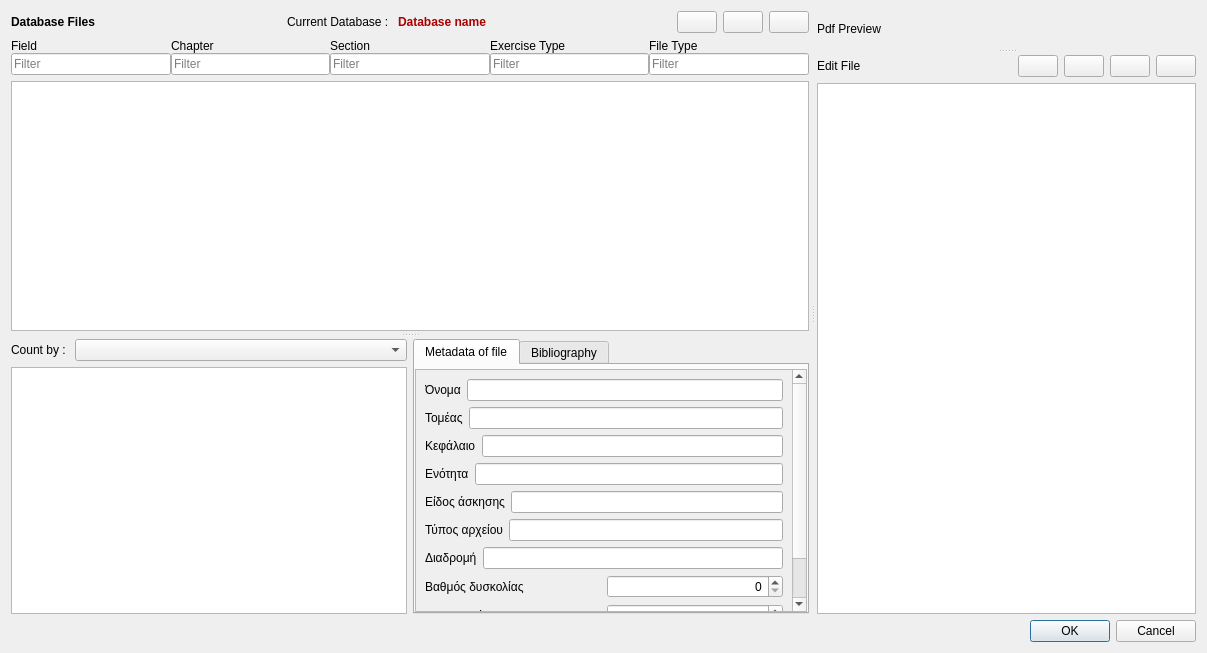
<?xml version="1.0" encoding="UTF-8"?>
<ui version="4.0">
 <class>EditDataBaseFiles</class>
 <widget class="QDialog" name="EditDataBaseFiles">
  <property name="geometry">
   <rect>
    <x>0</x>
    <y>0</y>
    <width>1207</width>
    <height>653</height>
   </rect>
  </property>
  <property name="windowTitle">
   <string>Database files</string>
  </property>
  <property name="windowIcon">
   <iconset resource="../../images.qrc">
    <normaloff>:/images-ng/database-edit.svg</normaloff>:/images-ng/database-edit.svg</iconset>
  </property>
  <layout class="QGridLayout" name="gridLayout_8">
   <item row="0" column="0">
    <widget class="QSplitter" name="splitter_3">
     <property name="orientation">
      <enum>Qt::Horizontal</enum>
     </property>
     <property name="handleWidth">
      <number>8</number>
     </property>
     <widget class="QWidget" name="layoutWidget">
      <layout class="QGridLayout" name="gridLayout_7">
       <item row="0" column="0">
        <widget class="QSplitter" name="splitter_2">
         <property name="sizePolicy">
          <sizepolicy hsizetype="MinimumExpanding" vsizetype="Expanding">
           <horstretch>0</horstretch>
           <verstretch>0</verstretch>
          </sizepolicy>
         </property>
         <property name="orientation">
          <enum>Qt::Vertical</enum>
         </property>
         <property name="handleWidth">
          <number>8</number>
         </property>
         <widget class="QWidget" name="layoutWidget">
          <layout class="QGridLayout" name="gridLayout_4">
           <item row="1" column="0">
            <layout class="QGridLayout" name="gridLayout_9">
             <property name="horizontalSpacing">
              <number>0</number>
             </property>
             <item row="0" column="2">
              <layout class="QVBoxLayout" name="verticalLayout_6">
               <item>
                <widget class="QLabel" name="label_21">
                 <property name="text">
                  <string>Section</string>
                 </property>
                </widget>
               </item>
               <item>
                <widget class="QLineEdit" name="SectionFilter">
                 <property name="placeholderText">
                  <string>Filter</string>
                 </property>
                </widget>
               </item>
              </layout>
             </item>
             <item row="0" column="1">
              <layout class="QVBoxLayout" name="verticalLayout_5">
               <item>
                <widget class="QLabel" name="label_20">
                 <property name="text">
                  <string>Chapter</string>
                 </property>
                </widget>
               </item>
               <item>
                <widget class="QLineEdit" name="ChapterFilter">
                 <property name="placeholderText">
                  <string>Filter</string>
                 </property>
                </widget>
               </item>
              </layout>
             </item>
             <item row="0" column="0">
              <layout class="QVBoxLayout" name="verticalLayout_4">
               <item>
                <widget class="QLabel" name="label_7">
                 <property name="text">
                  <string>Field</string>
                 </property>
                </widget>
               </item>
               <item>
                <widget class="QLineEdit" name="FieldFilter">
                 <property name="placeholderText">
                  <string>Filter</string>
                 </property>
                </widget>
               </item>
              </layout>
             </item>
             <item row="0" column="3">
              <layout class="QVBoxLayout" name="verticalLayout_7">
               <item>
                <widget class="QLabel" name="label_22">
                 <property name="text">
                  <string>Exercise Type</string>
                 </property>
                </widget>
               </item>
               <item>
                <widget class="QLineEdit" name="ExerciseFilter">
                 <property name="placeholderText">
                  <string>Filter</string>
                 </property>
                </widget>
               </item>
              </layout>
             </item>
             <item row="0" column="4">
              <layout class="QVBoxLayout" name="verticalLayout_8">
               <item>
                <widget class="QLabel" name="label_23">
                 <property name="text">
                  <string>File Type</string>
                 </property>
                </widget>
               </item>
               <item>
                <widget class="QLineEdit" name="FileTypeFilter">
                 <property name="placeholderText">
                  <string>Filter</string>
                 </property>
                </widget>
               </item>
              </layout>
             </item>
            </layout>
           </item>
           <item row="0" column="0">
            <layout class="QHBoxLayout" name="horizontalLayout_3">
             <item>
              <widget class="QLabel" name="label_8">
               <property name="font">
                <font>
                 <weight>75</weight>
                 <bold>true</bold>
                </font>
               </property>
               <property name="text">
                <string>Database Files</string>
               </property>
              </widget>
             </item>
             <item>
              <spacer name="horizontalSpacer">
               <property name="orientation">
                <enum>Qt::Horizontal</enum>
               </property>
               <property name="sizeHint" stdset="0">
                <size>
                 <width>40</width>
                 <height>20</height>
                </size>
               </property>
              </spacer>
             </item>
             <item>
              <widget class="QLabel" name="label_9">
               <property name="text">
                <string>Current Database : </string>
               </property>
              </widget>
             </item>
             <item>
              <widget class="QLabel" name="CurrentBaseLabel">
               <property name="font">
                <font>
                 <weight>75</weight>
                 <bold>true</bold>
                </font>
               </property>
               <property name="styleSheet">
                <string notr="true">color: rgb(170, 0, 0);</string>
               </property>
               <property name="text">
                <string>Database name</string>
               </property>
              </widget>
             </item>
             <item>
              <spacer name="horizontalSpacer_3">
               <property name="orientation">
                <enum>Qt::Horizontal</enum>
               </property>
               <property name="sizeHint" stdset="0">
                <size>
                 <width>40</width>
                 <height>20</height>
                </size>
               </property>
              </spacer>
             </item>
             <item>
              <widget class="QPushButton" name="AddFileToBaseButton">
               <property name="sizePolicy">
                <sizepolicy hsizetype="Fixed" vsizetype="Fixed">
                 <horstretch>0</horstretch>
                 <verstretch>0</verstretch>
                </sizepolicy>
               </property>
               <property name="text">
                <string/>
               </property>
               <property name="icon">
                <iconset theme="list-add">
                 <normaloff>.</normaloff>.</iconset>
               </property>
              </widget>
             </item>
             <item>
              <widget class="QPushButton" name="DeleteFileFromBaseButton">
               <property name="sizePolicy">
                <sizepolicy hsizetype="Fixed" vsizetype="Fixed">
                 <horstretch>0</horstretch>
                 <verstretch>0</verstretch>
                </sizepolicy>
               </property>
               <property name="text">
                <string/>
               </property>
               <property name="icon">
                <iconset theme="list-remove">
                 <normaloff>.</normaloff>.</iconset>
               </property>
              </widget>
             </item>
             <item>
              <widget class="QPushButton" name="EditMetadataButton">
               <property name="sizePolicy">
                <sizepolicy hsizetype="Fixed" vsizetype="Fixed">
                 <horstretch>0</horstretch>
                 <verstretch>0</verstretch>
                </sizepolicy>
               </property>
               <property name="text">
                <string/>
               </property>
               <property name="icon">
                <iconset theme="document-edit">
                 <normaloff>.</normaloff>.</iconset>
               </property>
              </widget>
             </item>
            </layout>
           </item>
           <item row="2" column="0">
            <widget class="QTableView" name="FilesTable">
             <property name="minimumSize">
              <size>
               <width>0</width>
               <height>250</height>
              </size>
             </property>
            </widget>
           </item>
          </layout>
         </widget>
         <widget class="QWidget" name="layoutWidget">
          <layout class="QGridLayout" name="gridLayout_6">
           <item row="0" column="0">
            <layout class="QHBoxLayout" name="horizontalLayout_4">
             <item>
              <widget class="QLabel" name="CountLabel">
               <property name="sizePolicy">
                <sizepolicy hsizetype="Fixed" vsizetype="Preferred">
                 <horstretch>0</horstretch>
                 <verstretch>0</verstretch>
                </sizepolicy>
               </property>
               <property name="text">
                <string>Count by : </string>
               </property>
              </widget>
             </item>
             <item>
              <widget class="QComboBox" name="ComboCount"/>
             </item>
            </layout>
           </item>
           <item row="1" column="0">
            <widget class="QTableView" name="CountFilesTable"/>
           </item>
           <item row="0" column="1" rowspan="2">
            <widget class="QTabWidget" name="tabWidget">
             <property name="currentIndex">
              <number>0</number>
             </property>
             <widget class="QWidget" name="tab_3">
              <attribute name="title">
               <string>Metadata of file</string>
              </attribute>
              <layout class="QGridLayout" name="gridLayout_10">
               <property name="leftMargin">
                <number>0</number>
               </property>
               <property name="topMargin">
                <number>4</number>
               </property>
               <property name="rightMargin">
                <number>0</number>
               </property>
               <property name="bottomMargin">
                <number>0</number>
               </property>
               <item row="0" column="0">
                <layout class="QGridLayout" name="gridLayout_5">
                 <item row="1" column="0">
                  <widget class="QScrollArea" name="scrollArea">
                   <property name="widgetResizable">
                    <bool>true</bool>
                   </property>
                   <widget class="QWidget" name="scrollAreaWidgetContents">
                    <property name="geometry">
                     <rect>
                      <x>0</x>
                      <y>0</y>
                      <width>394</width>
                      <height>362</height>
                     </rect>
                    </property>
                    <layout class="QGridLayout" name="gridLayout_3">
                     <item row="0" column="0">
                      <layout class="QVBoxLayout" name="verticalLayout_3">
                       <item>
                        <layout class="QHBoxLayout" name="horizontalLayout_7">
                         <item>
                          <widget class="QLabel" name="label_3">
                           <property name="text">
                            <string>Όνομα</string>
                           </property>
                          </widget>
                         </item>
                         <item>
                          <widget class="QLineEdit" name="NameLine">
                           <property name="alignment">
                            <set>Qt::AlignRight|Qt::AlignTrailing|Qt::AlignVCenter</set>
                           </property>
                          </widget>
                         </item>
                        </layout>
                       </item>
                       <item>
                        <layout class="QHBoxLayout" name="horizontalLayout_8">
                         <item>
                          <widget class="QLabel" name="label_4">
                           <property name="text">
                            <string>Τομέας</string>
                           </property>
                          </widget>
                         </item>
                         <item>
                          <widget class="QLineEdit" name="FieldLine">
                           <property name="alignment">
                            <set>Qt::AlignRight|Qt::AlignTrailing|Qt::AlignVCenter</set>
                           </property>
                          </widget>
                         </item>
                        </layout>
                       </item>
                       <item>
                        <layout class="QHBoxLayout" name="horizontalLayout_10">
                         <item>
                          <widget class="QLabel" name="label_13">
                           <property name="text">
                            <string>Κεφάλαιο</string>
                           </property>
                          </widget>
                         </item>
                         <item>
                          <widget class="QLineEdit" name="ChapterLine">
                           <property name="alignment">
                            <set>Qt::AlignRight|Qt::AlignTrailing|Qt::AlignVCenter</set>
                           </property>
                          </widget>
                         </item>
                        </layout>
                       </item>
                       <item>
                        <layout class="QHBoxLayout" name="horizontalLayout_11">
                         <item>
                          <widget class="QLabel" name="label_14">
                           <property name="text">
                            <string>Ενότητα</string>
                           </property>
                          </widget>
                         </item>
                         <item>
                          <widget class="QLineEdit" name="SectionLine">
                           <property name="alignment">
                            <set>Qt::AlignRight|Qt::AlignTrailing|Qt::AlignVCenter</set>
                           </property>
                          </widget>
                         </item>
                        </layout>
                       </item>
                       <item>
                        <layout class="QHBoxLayout" name="horizontalLayout_9">
                         <item>
                          <widget class="QLabel" name="label_5">
                           <property name="text">
                            <string>Είδος άσκησης</string>
                           </property>
                          </widget>
                         </item>
                         <item>
                          <widget class="QLineEdit" name="ExerciseTypeLine">
                           <property name="alignment">
                            <set>Qt::AlignRight|Qt::AlignTrailing|Qt::AlignVCenter</set>
                           </property>
                          </widget>
                         </item>
                        </layout>
                       </item>
                       <item>
                        <layout class="QHBoxLayout" name="horizontalLayout_12">
                         <item>
                          <widget class="QLabel" name="label_15">
                           <property name="text">
                            <string>Τύπος αρχείου</string>
                           </property>
                          </widget>
                         </item>
                         <item>
                          <widget class="QLineEdit" name="FileTypeLine">
                           <property name="alignment">
                            <set>Qt::AlignRight|Qt::AlignTrailing|Qt::AlignVCenter</set>
                           </property>
                          </widget>
                         </item>
                        </layout>
                       </item>
                       <item>
                        <layout class="QHBoxLayout" name="horizontalLayout_13">
                         <item>
                          <widget class="QLabel" name="label_16">
                           <property name="text">
                            <string>Διαδρομή</string>
                           </property>
                          </widget>
                         </item>
                         <item>
                          <widget class="QLineEdit" name="PathLine">
                           <property name="alignment">
                            <set>Qt::AlignRight|Qt::AlignTrailing|Qt::AlignVCenter</set>
                           </property>
                          </widget>
                         </item>
                        </layout>
                       </item>
                       <item>
                        <layout class="QHBoxLayout" name="horizontalLayout_14">
                         <item>
                          <widget class="QLabel" name="label_17">
                           <property name="text">
                            <string>Βαθμός δυσκολίας</string>
                           </property>
                          </widget>
                         </item>
                         <item>
                          <widget class="QSpinBox" name="DifficultySpinBox">
                           <property name="alignment">
                            <set>Qt::AlignRight|Qt::AlignTrailing|Qt::AlignVCenter</set>
                           </property>
                          </widget>
                         </item>
                        </layout>
                       </item>
                       <item>
                        <layout class="QHBoxLayout" name="horizontalLayout_15">
                         <item>
                          <widget class="QLabel" name="label_18">
                           <property name="text">
                            <string>Ημερομηνία</string>
                           </property>
                          </widget>
                         </item>
                         <item>
                          <widget class="QDateTimeEdit" name="DateTimeEdit">
                           <property name="alignment">
                            <set>Qt::AlignRight|Qt::AlignTrailing|Qt::AlignVCenter</set>
                           </property>
                           <property name="displayFormat">
                            <string>dd/M/yyyy hh:mm</string>
                           </property>
                          </widget>
                         </item>
                        </layout>
                       </item>
                       <item>
                        <layout class="QHBoxLayout" name="horizontalLayout">
                         <item>
                          <widget class="QLabel" name="label">
                           <property name="text">
                            <string>Λυμένη</string>
                           </property>
                          </widget>
                         </item>
                         <item>
                          <widget class="QLineEdit" name="SolvedLine">
                           <property name="alignment">
                            <set>Qt::AlignRight|Qt::AlignTrailing|Qt::AlignVCenter</set>
                           </property>
                          </widget>
                         </item>
                        </layout>
                       </item>
                      </layout>
                     </item>
                     <item row="1" column="0">
                      <spacer name="verticalSpacer_2">
                       <property name="orientation">
                        <enum>Qt::Vertical</enum>
                       </property>
                       <property name="sizeHint" stdset="0">
                        <size>
                         <width>20</width>
                         <height>40</height>
                        </size>
                       </property>
                      </spacer>
                     </item>
                    </layout>
                   </widget>
                  </widget>
                 </item>
                </layout>
               </item>
              </layout>
             </widget>
             <widget class="QWidget" name="tab_4">
              <attribute name="title">
               <string>Bibliography</string>
              </attribute>
              <layout class="QGridLayout" name="gridLayout_11">
               <property name="leftMargin">
                <number>0</number>
               </property>
               <property name="topMargin">
                <number>4</number>
               </property>
               <property name="rightMargin">
                <number>0</number>
               </property>
               <property name="bottomMargin">
                <number>0</number>
               </property>
               <item row="2" column="0">
                <widget class="QScrollArea" name="scrollArea_2">
                 <property name="widgetResizable">
                  <bool>true</bool>
                 </property>
                 <widget class="QWidget" name="scrollAreaWidgetContents_2">
                  <property name="geometry">
                   <rect>
                    <x>0</x>
                    <y>0</y>
                    <width>410</width>
                    <height>177</height>
                   </rect>
                  </property>
                  <layout class="QGridLayout" name="gridLayout_13">
                   <item row="0" column="0">
                    <layout class="QVBoxLayout" name="verticalLayout">
                     <item>
                      <layout class="QHBoxLayout" name="horizontalLayout_6">
                       <item>
                        <widget class="QLabel" name="CitationKeyLabel">
                         <property name="sizePolicy">
                          <sizepolicy hsizetype="Preferred" vsizetype="Preferred">
                           <horstretch>0</horstretch>
                           <verstretch>0</verstretch>
                          </sizepolicy>
                         </property>
                         <property name="text">
                          <string/>
                         </property>
                        </widget>
                       </item>
                       <item>
                        <widget class="QLineEdit" name="CitationKeyLine"/>
                       </item>
                      </layout>
                     </item>
                     <item>
                      <layout class="QHBoxLayout" name="horizontalLayout_17">
                       <item>
                        <widget class="QLabel" name="DocumentTypeLabel">
                         <property name="sizePolicy">
                          <sizepolicy hsizetype="Preferred" vsizetype="Preferred">
                           <horstretch>0</horstretch>
                           <verstretch>0</verstretch>
                          </sizepolicy>
                         </property>
                         <property name="text">
                          <string/>
                         </property>
                        </widget>
                       </item>
                       <item>
                        <widget class="QComboBox" name="DocumentTypeCombo">
                         <property name="sizePolicy">
                          <sizepolicy hsizetype="MinimumExpanding" vsizetype="Fixed">
                           <horstretch>0</horstretch>
                           <verstretch>0</verstretch>
                          </sizepolicy>
                         </property>
                        </widget>
                       </item>
                      </layout>
                     </item>
                    </layout>
                   </item>
                  </layout>
                 </widget>
                </widget>
               </item>
               <item row="1" column="0">
                <layout class="QHBoxLayout" name="horizontalLayout_2">
                 <item>
                  <widget class="QLabel" name="SaveChangesLabel">
                   <property name="text">
                    <string/>
                   </property>
                  </widget>
                 </item>
                 <item>
                  <spacer name="horizontalSpacer_2">
                   <property name="orientation">
                    <enum>Qt::Horizontal</enum>
                   </property>
                   <property name="sizeHint" stdset="0">
                    <size>
                     <width>40</width>
                     <height>20</height>
                    </size>
                   </property>
                  </spacer>
                 </item>
                 <item>
                  <widget class="QPushButton" name="EditBibButton">
                   <property name="text">
                    <string/>
                   </property>
                   <property name="icon">
                    <iconset theme="document-edit">
                     <normaloff>.</normaloff>.</iconset>
                   </property>
                  </widget>
                 </item>
                 <item>
                  <widget class="QPushButton" name="SaveBibliographyButton">
                   <property name="text">
                    <string/>
                   </property>
                   <property name="icon">
                    <iconset theme="document-save">
                     <normaloff>.</normaloff>.</iconset>
                   </property>
                  </widget>
                 </item>
                </layout>
               </item>
              </layout>
             </widget>
            </widget>
           </item>
          </layout>
         </widget>
        </widget>
       </item>
      </layout>
     </widget>
     <widget class="QSplitter" name="splitter">
      <property name="orientation">
       <enum>Qt::Vertical</enum>
      </property>
      <property name="handleWidth">
       <number>8</number>
      </property>
      <widget class="QWidget" name="layoutWidget">
       <layout class="QGridLayout" name="gridLayout">
        <item row="0" column="0">
         <widget class="QLabel" name="label_19">
          <property name="sizePolicy">
           <sizepolicy hsizetype="Preferred" vsizetype="Fixed">
            <horstretch>0</horstretch>
            <verstretch>0</verstretch>
           </sizepolicy>
          </property>
          <property name="text">
           <string>Pdf Preview</string>
          </property>
         </widget>
        </item>
       </layout>
      </widget>
      <widget class="QWidget" name="layoutWidget">
       <layout class="QGridLayout" name="gridLayout_2">
        <item row="2" column="0">
         <layout class="QHBoxLayout" name="horizontalLayout_5">
          <item>
           <widget class="QLabel" name="label_6">
            <property name="text">
             <string>Edit File</string>
            </property>
           </widget>
          </item>
          <item>
           <widget class="QPushButton" name="BuildButton">
            <property name="sizePolicy">
             <sizepolicy hsizetype="Fixed" vsizetype="Fixed">
              <horstretch>0</horstretch>
              <verstretch>0</verstretch>
             </sizepolicy>
            </property>
            <property name="text">
             <string/>
            </property>
            <property name="icon">
             <iconset theme="practice-start">
              <normaloff>.</normaloff>.</iconset>
            </property>
           </widget>
          </item>
          <item>
           <widget class="QPushButton" name="SaveTextButton">
            <property name="sizePolicy">
             <sizepolicy hsizetype="Fixed" vsizetype="Fixed">
              <horstretch>0</horstretch>
              <verstretch>0</verstretch>
             </sizepolicy>
            </property>
            <property name="text">
             <string/>
            </property>
            <property name="icon">
             <iconset theme="document-save">
              <normaloff>.</normaloff>.</iconset>
            </property>
           </widget>
          </item>
          <item>
           <widget class="QPushButton" name="ResetButton">
            <property name="sizePolicy">
             <sizepolicy hsizetype="Fixed" vsizetype="Fixed">
              <horstretch>0</horstretch>
              <verstretch>0</verstretch>
             </sizepolicy>
            </property>
            <property name="text">
             <string/>
            </property>
            <property name="icon">
             <iconset theme="edit-undo">
              <normaloff>.</normaloff>.</iconset>
            </property>
           </widget>
          </item>
          <item>
           <widget class="QPushButton" name="OpenInEditorButton">
            <property name="sizePolicy">
             <sizepolicy hsizetype="Fixed" vsizetype="Fixed">
              <horstretch>0</horstretch>
              <verstretch>0</verstretch>
             </sizepolicy>
            </property>
            <property name="text">
             <string/>
            </property>
            <property name="icon">
             <iconset theme="document-edit-sign">
              <normaloff>.</normaloff>.</iconset>
            </property>
           </widget>
          </item>
         </layout>
        </item>
        <item row="3" column="0">
         <widget class="QTextEdit" name="FileEdit"/>
        </item>
       </layout>
      </widget>
     </widget>
    </widget>
   </item>
   <item row="1" column="0">
    <widget class="QDialogButtonBox" name="buttonBox">
     <property name="orientation">
      <enum>Qt::Horizontal</enum>
     </property>
     <property name="standardButtons">
      <set>QDialogButtonBox::Cancel|QDialogButtonBox::Ok</set>
     </property>
    </widget>
   </item>
  </layout>
 </widget>
 <resources>
  <include location="../../images.qrc"/>
 </resources>
 <connections>
  <connection>
   <sender>buttonBox</sender>
   <signal>accepted()</signal>
   <receiver>EditDataBaseFiles</receiver>
   <slot>accept()</slot>
   <hints>
    <hint type="sourcelabel">
     <x>248</x>
     <y>254</y>
    </hint>
    <hint type="destinationlabel">
     <x>157</x>
     <y>274</y>
    </hint>
   </hints>
  </connection>
  <connection>
   <sender>buttonBox</sender>
   <signal>rejected()</signal>
   <receiver>EditDataBaseFiles</receiver>
   <slot>reject()</slot>
   <hints>
    <hint type="sourcelabel">
     <x>316</x>
     <y>260</y>
    </hint>
    <hint type="destinationlabel">
     <x>286</x>
     <y>274</y>
    </hint>
   </hints>
  </connection>
 </connections>
</ui>
